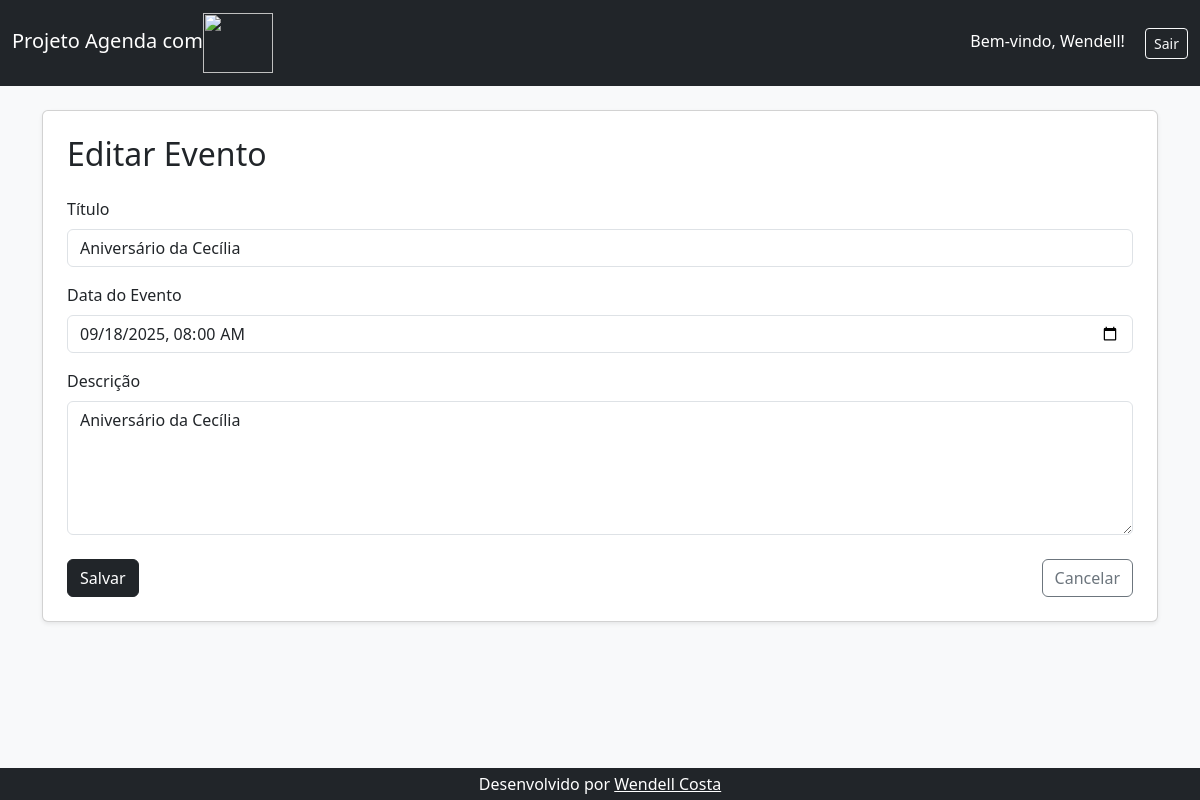
The app's page /agenda/evento/?id=30 (signed in), older data.
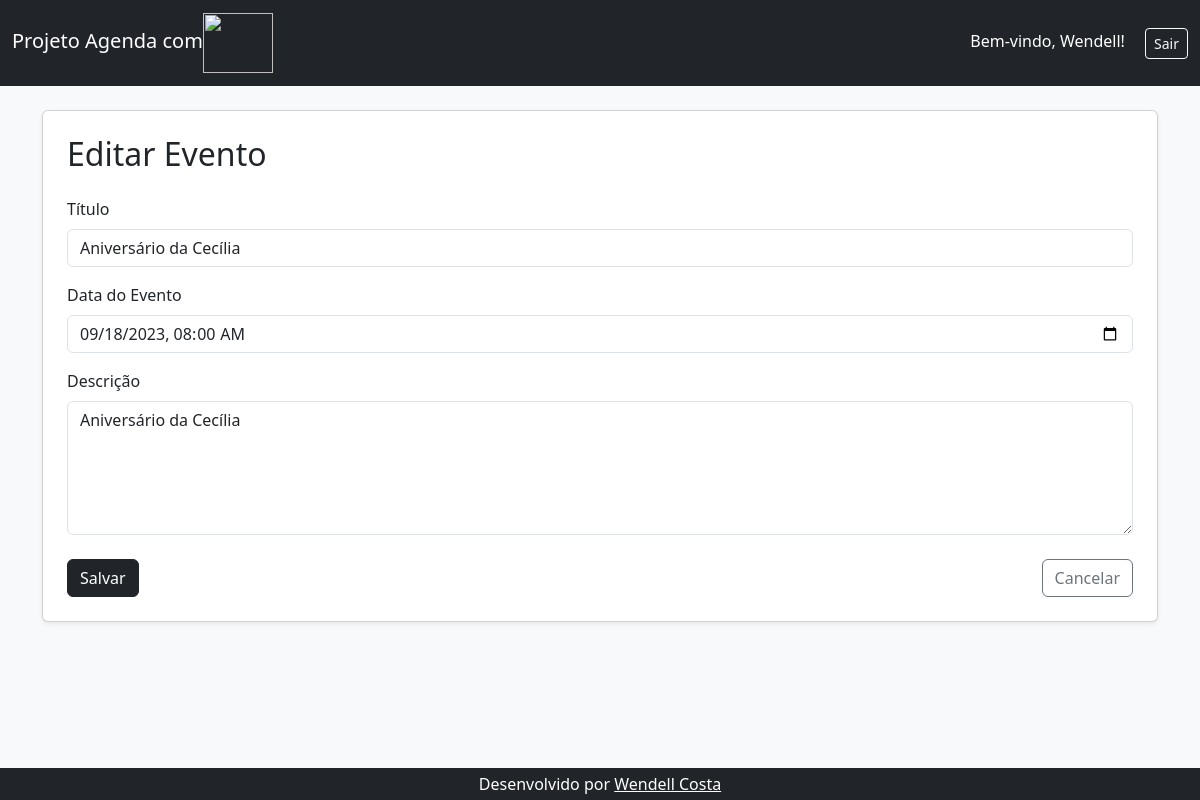
The same page, newer data.
### core/models.py (models this page shows, shortened)
class Evento(models.Model):
    titulo = models.CharField(max_length=100)
    descricao = models.TextField(blank=True, null=True) # A descrição pode ser nulo ou vazio
    data_evento = models.DateTimeField(verbose_name='Data do Evento') # A data do evento é obrigatória, o verbose_name é o nome que será exibido no formulário
    data_criacao = models.DateTimeField(auto_now=True, verbose_name='Data da Criação') # A data de criação do evento é automatica
    usuario = models.ForeignKey(User, on_delete=models.CASCADE) # Se o usuário dono do evento for excluido da aplicação, todos os eventos serão excluídos
    class Meta:
        db_table = 'evento' # Define o nome da tabela no banco de dados como 'evento' ao invés de 'core_evento' que é o padrão do Django
    def get_data_input_evento(self):
        return self.data_evento.strftime('%Y-%m-%dT%H:%M') # Retorna a data do evento formatada para o input do formulário

### core/views.py (the view)
# urls.py: path('agenda/evento/', views.evento),
@login_required(login_url='/login/')
def evento(request):
    id_evento = request.GET.get('id')
    dados = {}
    if id_evento:
        dados['evento'] = Evento.objects.get(id=id_evento)
    return render(request, 'evento.html', dados) # Renderiza a página evento.html

### agenda/templates/evento.html (shortened to what this page needs)
{% extends "model-page.html" %}
{% block content %}
<div class="card shadow-sm p-4 bg-white rounded">
    <h2 class="mb-4">{{ evento.id|yesno:"Editar Evento,Novo Evento" }}</h2>
    <form action="submit" method="post">
        <div class="mb-3">
            <label class="form-label">Título</label>
            <input type="text" name="titulo" class="form-control" placeholder="Nome do Evento" value="{{ evento.titulo }}" required>
        </div>
        <div class="mb-3">
            <label class="form-label">Data do Evento</label>
            <input type="datetime-local" name="data_evento" class="form-control" value="{{ evento.get_data_input_evento }}" required>
        </div>
        <div class="mb-4">
            <label class="form-label">Descrição</label>
            <textarea name="descricao" class="form-control" rows="5" placeholder="Descrição do Evento" required>{{ evento.descricao }}</textarea>
        </div>
        <div class="d-flex justify-content-between">
            <button type="submit" class="btn btn-dark">Salvar</button>
            <a href="/agenda/" class="btn btn-outline-secondary">Cancelar</a>
        </div>
    </form>
</div>
{% endblock %}

Row changes from the older to the newer data that the page shows:
changed Evento "Editar Evento": data_evento "09/18/2025 08:00" → "09/18/2023 08:00"
